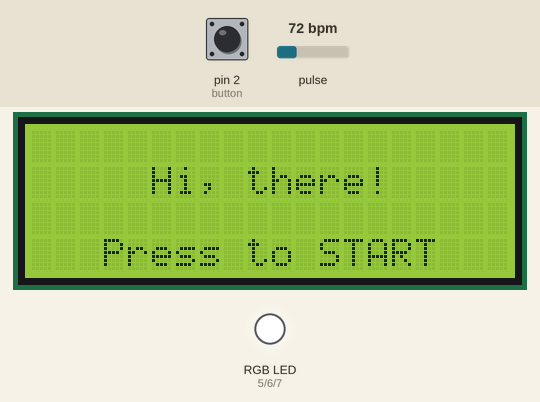
This sketch was run on a simulated Arduino Uno, built with avr-gcc and run on an emulated ATmega328P. On the bench: 20×4 character LCD, an RGB LED mixed from three pins (HIGH = lit). The test bench sets the inputs (shaded band); at power-on: pin 2 (button) HIGH, pulse 72 bpm. What the sketch prints to the serial monitor is not drawn.

Above: at 1.2 s.
1.3 s: pin 2 (button) pulled LOW for 0.15 s
At 1.67 s:
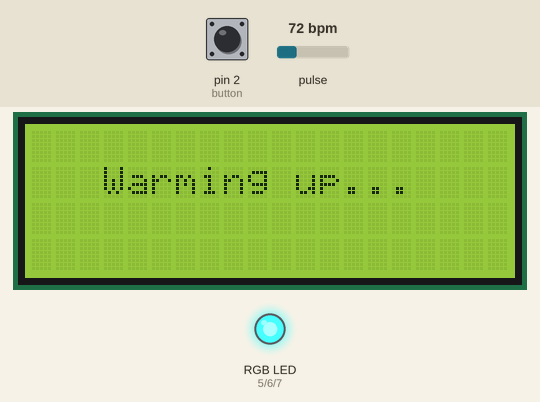
2.0 s: pin 2 (button) pulled LOW for 1 s
At 4.2 s:
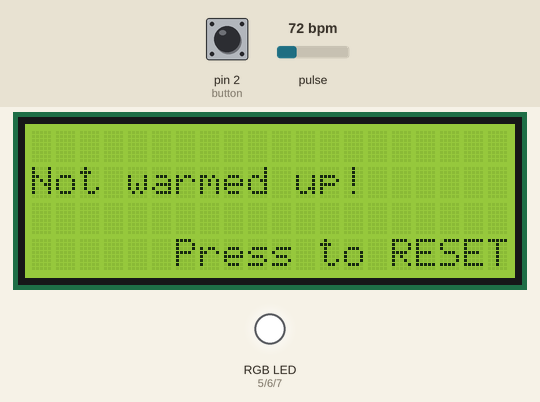
4.5 s: pin 2 (button) pulled LOW for 0.15 s
At 5.08 s:
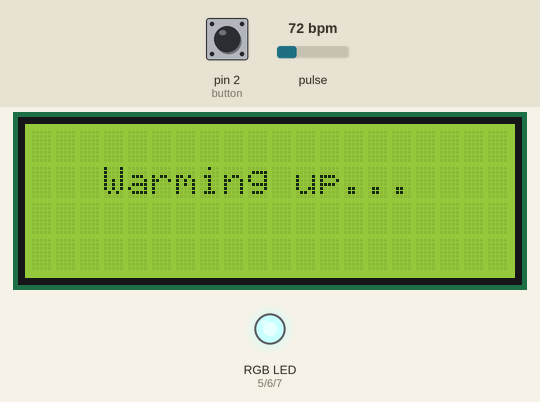
5.2 s: pulse set to 100 bpm
At 8.1 s:
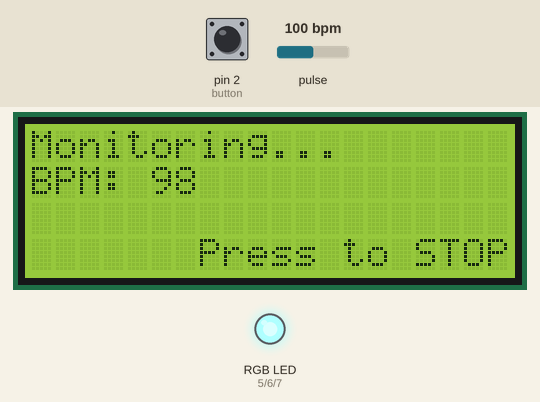
8.2 s: pin 2 (button) pulled LOW for 3.2 s
At 12.6 s:
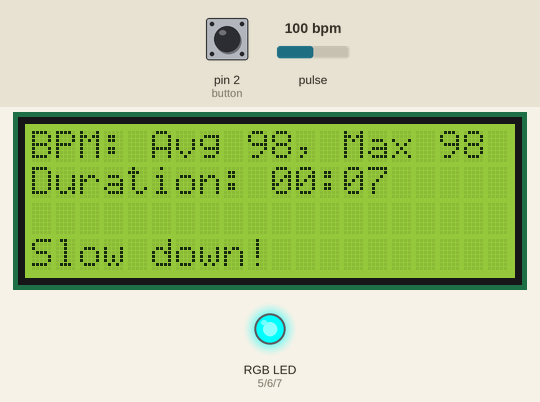
12.9 s: pin 2 (button) pulsed LOW 5 times (0.12 s each, 0.3 s apart)
At 16.76 s:
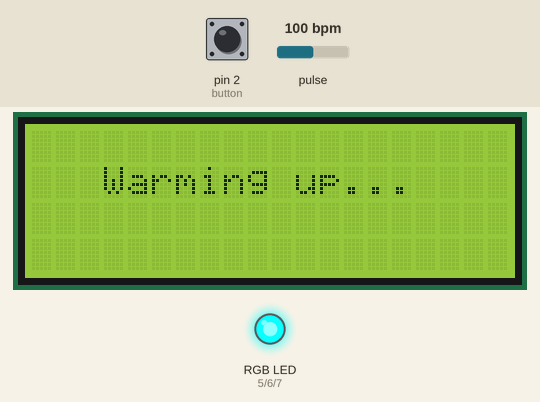
Timing chart, 0 to 18.4 s (numbered marks = the images above; inputs shaded):
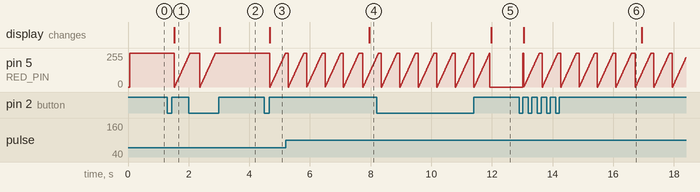

Measured:
- after the input at 1.3 s, the display: changes after 0.23 s (image 1)
- after the input at 2.0 s, the display: changes after 1.0 s (image 2)
- after the input at 4.5 s, the display: changes after 0.18 s (image 3)
- after the input at 5.2 s, the display: changes after 2.8 s (image 4)
- after the input at 8.2 s, the display: changes after 3.8 s (image 5)
- after the input at 12.9 s, pin 5 (RED_PIN): ramps from 0/255 to 255/255 and jumps back, once every 0.61 s; the display: changes after 0.15 s (image 6)
- by itself, pin 5 (RED_PIN): ramps from 0/255 to 255/255 and jumps back, once every 0.61 s

The sketch:

src.ino
```cpp
#include <Wire.h>

#include "MAX30105.h"
#include "heartRate.h"

#include "displayMethods.h"


// RGB LED setup
#define RED_PIN 5
#define GREEN_PIN 6
#define BLUE_PIN 7

MAX30105 pulseSensor;  // Creates an instance of the MAX30105 object called "pulseSensor"

volatile int buttonState = 1;  // State of the button, initially HIGH (not pressed)
volatile bool buttonPressed = false;

bool isMonitoring = false;
bool isWarmingUp = false;

bool lastFingerDetected = false;
bool fingerDetected = false;

const byte ARRAY_SIZE = 4; // Increase this for more averaging
byte rawBPMs[ARRAY_SIZE]; // Array of heart rates
byte index = 0;
long lastBeat = 0; // Time at which the last beat occurred

int displayedBPM;

int beatCount = 0;  // Count of beats detected
int totalBPM = 0;   // Total of BPMs collected
int maxBPM = 0;

int beatCountAux = 0;

unsigned long startTime = 0;           // Start time of monitoring
unsigned long monitoringDuration = 0;  // Duration of monitoring


void setup() {

  // Serial Monitor
  Serial.begin(115200);

  // LCD setup
  setupDisplay();

  // Button setup
  pinMode(2, INPUT_PULLUP);
  // Attach interrupt to pin 2 (digital pin 2 on most Arduino boards is interrupt 0)
  attachInterrupt(digitalPinToInterrupt(2), buttonISR, CHANGE);

  // RGB LED setup
  pinMode(RED_PIN, OUTPUT);
  pinMode(GREEN_PIN, OUTPUT);
  pinMode(BLUE_PIN, OUTPUT);
  analogWrite(RED_PIN, 255);  // Turn off the LED (common anode, so HIGH is off)
  analogWrite(GREEN_PIN, 255);  // Turn off the LED (common anode, so HIGH is off)
  analogWrite(BLUE_PIN, 255);  // Turn off the LED (common anode, so HIGH is off)

  // Pulse sensor setup
  if (!pulseSensor.begin(Wire, I2C_SPEED_FAST)) { //Use default I2C port, 400kHz speed
    Serial.println("MAX30105 was not found. Please check wiring/power. ");
    while (1);
  }
  pulseSensor.setup(); //Configure sensor with default settings
  pulseSensor.setPulseAmplitudeRed(0x0A); //Turn Red LED to low to indicate sensor is running
  pulseSensor.setPulseAmplitudeGreen(0);  // Turn off Green LED
  pulseSensor.shutDown();

  // Start in idle state
  displayInitialText();
}

void loop() {

  if (buttonPressed) {

    buttonPressed = false;
    isMonitoring = !isMonitoring;

    if (isMonitoring) {

      Serial.println("START");
      Serial.println("---------------------------------------------");

      setColor(255, 255, 255);
      pulseSensor.wakeUp();
      beatCount = 0;  // Reset beat count
      totalBPM = 0;   // Reset total BPM
      maxBPM = 0;
      startTime = millis();  // Record start time

      beatCountAux = 0;

      isWarmingUp = true;

      // Bug fix: Some messages don't get displayed at the beginning of current monitoring session,
      // based of the exit value of fingerDetected in previous monitoring session.
      displayMissingText(fingerDetected);

    } else {

      Serial.println("STOP");
      Serial.println();

      pulseSensor.shutDown();
      computeStats();

    }
  }

  if (isMonitoring) {
    monitorHeartbeat();
  }
}

void buttonISR() {
  static unsigned long lastInterruptTime = 0;
  unsigned long interruptTime = millis();

  if (interruptTime - lastInterruptTime > 50) {  // Debouncing logic
    int currentState = digitalRead(2);

    if (currentState == HIGH && buttonState == LOW) {
      // Full button press detected (down and up)
      buttonPressed = true;
    }

    buttonState = currentState;
  }

  lastInterruptTime = interruptTime;
}

void monitorHeartbeat() {

  long irValue = pulseSensor.getIR();

  if (irValue < 50000) { // finger not detected

    if (fingerDetected) { // detects Finger detected -> Finger NOT detected transition
      displayNoFingerDetectedText();
    }

    fingerDetected = false;

  } else { // finger detected

    if (!fingerDetected) { // detects Finger NOT detected -> Finger detected transition
      if (isWarmingUp) {
        displayWarmingUpText();
      } else {
        displayMonitoringText(displayedBPM); // display last BPM found until the sensor finds a new heartbeat
      }
    }

    if (checkForBeat(irValue)) { // heart beat detected

      float rawBPM = getBPM();

      Serial.print("Raw BPM: ");
      Serial.print(rawBPM);

      if (rawBPM > 45 && rawBPM < 100) { // if rawBPM is accurate

        Serial.println(" (CONSIDERED)");

        displayedBPM = getDisplayedBPM(rawBPM);

        if (!isWarmingUp) {
          // Compute final stats
          totalBPM += displayedBPM;
          beatCount++;
          if (displayedBPM > maxBPM) {
            maxBPM = displayedBPM;
          }
        }

        beatCountAux++;

        // Turn off warming up mode after $ARRAY_SIZE accurate beats captured
        if (beatCountAux > ARRAY_SIZE) {
          isWarmingUp = false;
        }

      } else {
        Serial.println(" (IGNORED)");
      }


      if (!isWarmingUp) {
        Serial.print("Heartbeat detected, BPM: ");
        Serial.println(displayedBPM);

        displayMonitoringText(displayedBPM);

      } else {
        Serial.println("Heartbeat detected, warming up...");
      }

      blinkLED();

      Serial.println("---------------------------------------------");

    }

    fingerDetected = true;
  }
}

// Get BPM based on time between heartbeats (delta)
// Represents the raw BPM value captured by the sensor,
// needs refinement because of noise and similar factors.
float getBPM() {
  long delta = millis() - lastBeat;
  lastBeat = millis();

  return 60 / (delta / 1000.0);
}

// Get BPM that will be displayed on LCD.
// Represents a refined BPM value by averaging the last $ARRAY_SIZE raw BPM values.
int getDisplayedBPM(float rawBPM) {

  rawBPMs[index++] = (byte)rawBPM; // Store this reading in the array
  index = index % ARRAY_SIZE;

  // Take average of readings
  int avgBPM = 0;
  for (byte i = 0 ; i < ARRAY_SIZE ; i++)
    avgBPM += rawBPMs[i];
  avgBPM = avgBPM / ARRAY_SIZE;

  return avgBPM;
}

void blinkLED() {
  for (int fadeValue = 0; fadeValue <= 255; fadeValue += 5) {  // Increase fadeValue from brightness to off
    analogWrite(RED_PIN, fadeValue);  // Apply fade effect
    delay(10);
  }
}

void computeStats() {
  if (beatCount > 0) {

    int averageBPM = totalBPM / beatCount;
    monitoringDuration = (millis() - startTime) / 1000;

    turnLedOn(averageBPM);
    displayStats(averageBPM, maxBPM, monitoringDuration);

  } else {
    displayErrorText();
  }
}

void turnLedOn(int averageBPM) {
  if (averageBPM < 60) {
    setColor(0, 255, 0); // Purple
  } else if (averageBPM <= 65) {
    setColor(255, 255, 0); // Blue
  } else if (averageBPM <= 75) {
    setColor(255, 0, 255); // Green
  } else if (averageBPM <= 80) {
    setColor(0, 0, 255); // Yellow
  } else {
    setColor(0, 255, 255); // Red
  }
}

void setColor(int red, int green, int blue) {
  analogWrite(RED_PIN, red);
  analogWrite(GREEN_PIN, green);
  analogWrite(BLUE_PIN, blue);
}
```

displayMethods.cpp
```cpp
#include "displayMethods.h"

#include <LiquidCrystal_I2C.h>


LiquidCrystal_I2C lcd(0x27, 20, 4);  // set the LCD address to 0x27 for a 20 chars and 4 line display

void setupDisplay() {
  lcd.init();
  lcd.backlight();
}

void displayMissingText(bool fingerDetected) {
  if (fingerDetected) {
    displayWarmingUpText();
  } else {
    displayNoFingerDetectedText();
  }
}

void displayInitialText() {
  lcd.clear();
  lcd.setCursor(5, 1);
  lcd.print("Hi, there!");
  lcd.setCursor(3, 3);
  lcd.print("Press to START"); // 12
}

void displayErrorText() {
  lcd.clear();
  lcd.setCursor(0, 1);
  lcd.print("Not warmed up!");
  lcd.setCursor(6, 3);
  lcd.print("Press to RESET");
}

void displayNoFingerDetectedText() {
  lcd.clear();
  lcd.setCursor(0, 0);
  lcd.print("No finger detected!");
  lcd.setCursor(0, 2);
  lcd.print("Place your finger");
  lcd.setCursor(0, 3);
  lcd.print("on the sensor.");
}

void displayWarmingUpText() {
  lcd.clear();
  lcd.setCursor(3, 1);
  lcd.print("Warming up...");
}

void displayMonitoringText(int BPM) {
  lcd.clear();
  lcd.setCursor(0, 0);
  lcd.print("Monitoring...");
  lcd.setCursor(0, 1);
  lcd.print("BPM: ");
  lcd.print(BPM);
  lcd.setCursor(7, 3);
  lcd.print("Press to STOP");
}

void displayStats(int averageBPM, int maxBPM, unsigned long monitoringDuration) {
  lcd.clear();
  displayBPM(averageBPM, maxBPM);
  displayDuration(monitoringDuration);
  displayMessage(averageBPM);
}

void displayBPM(int averageBPM, int maxBPM) {
  lcd.setCursor(0, 0);
  lcd.print("BPM: Avg ");
  lcd.print(averageBPM);
  lcd.print(", Max ");
  lcd.print(maxBPM);
}

void displayDuration(unsigned long monitoringDuration) {

  int minutes = monitoringDuration / 60;
  int seconds = monitoringDuration % 60;

  lcd.setCursor(0, 1);
  lcd.print("Duration: ");
  lcd.print(minutes < 10 ? "0" : "");
  lcd.print(minutes);
  lcd.print(":");
  lcd.print(seconds < 10 ? "0" : "");
  lcd.print(seconds);
}

void displayMessage(int averageBPM) {
  lcd.setCursor(0, 3);
  if (averageBPM < 60) {
    lcd.print("Slow and steady!");
  } else if (averageBPM <= 65) {
    lcd.print("Chilly vibes!");
  } else if (averageBPM <= 75) {
    lcd.print("All good!");
  } else if (averageBPM <= 80) {
    lcd.print("Take it easy!");
  } else {
    lcd.print("Slow down!");
  }
}
```

displayMethods.h
```cpp
#ifndef DISPLAYMETHODS_H
#define DISPLAYMETHODS_H


void setupDisplay();

void displayMissingText(bool fingerDetected);

void displayInitialText();
void displayErrorText();
void displayNoFingerDetectedText();
void displayWarmingUpText();
void displayMonitoringText(int BPM);

void displayStats(int averageBPM, int maxBPM, unsigned long monitoringDuration);
void displayBPM(int averageBPM, int maxBPM);
void displayDuration(unsigned long monitoringDuration);
void displayMessage(int averageBPM);

#endif
```
